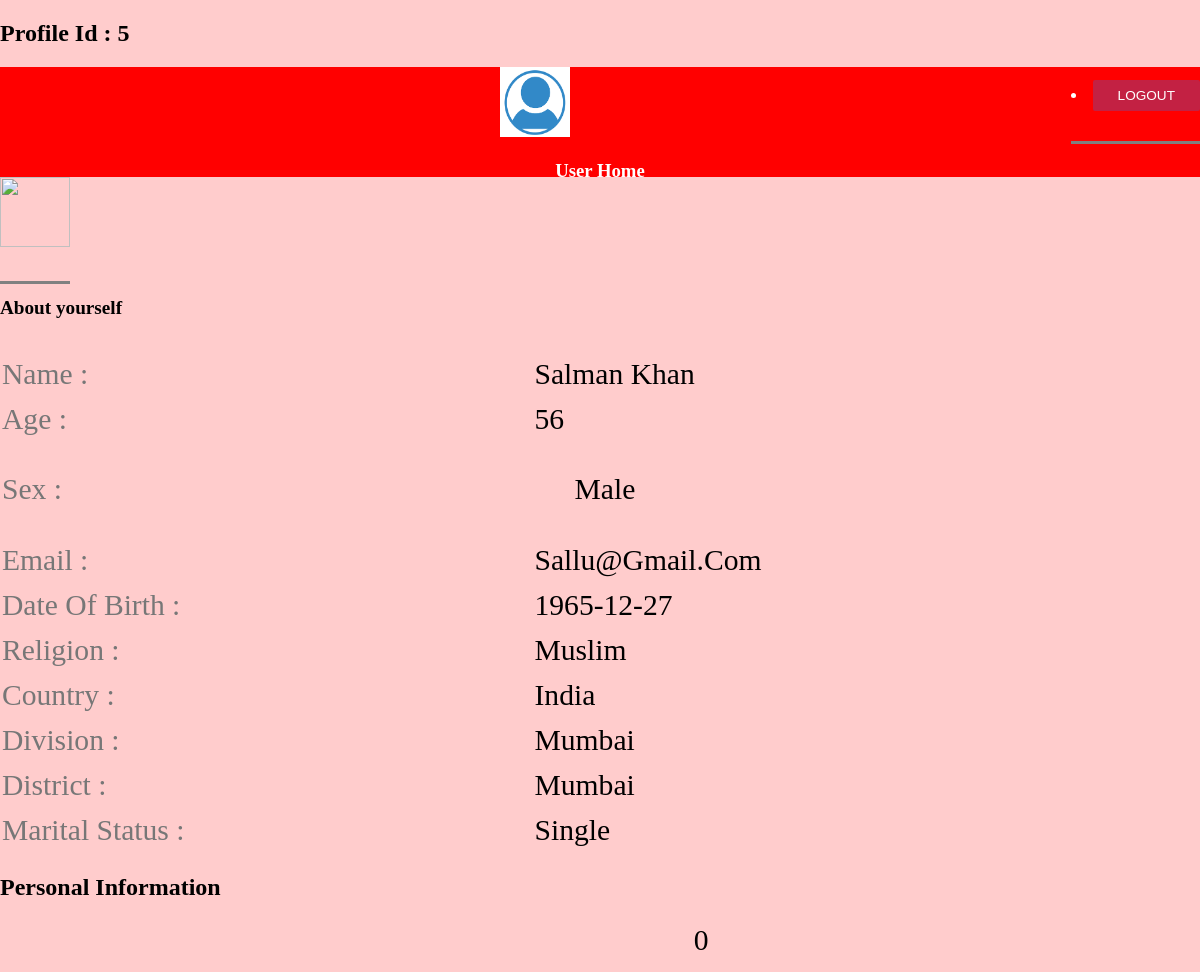
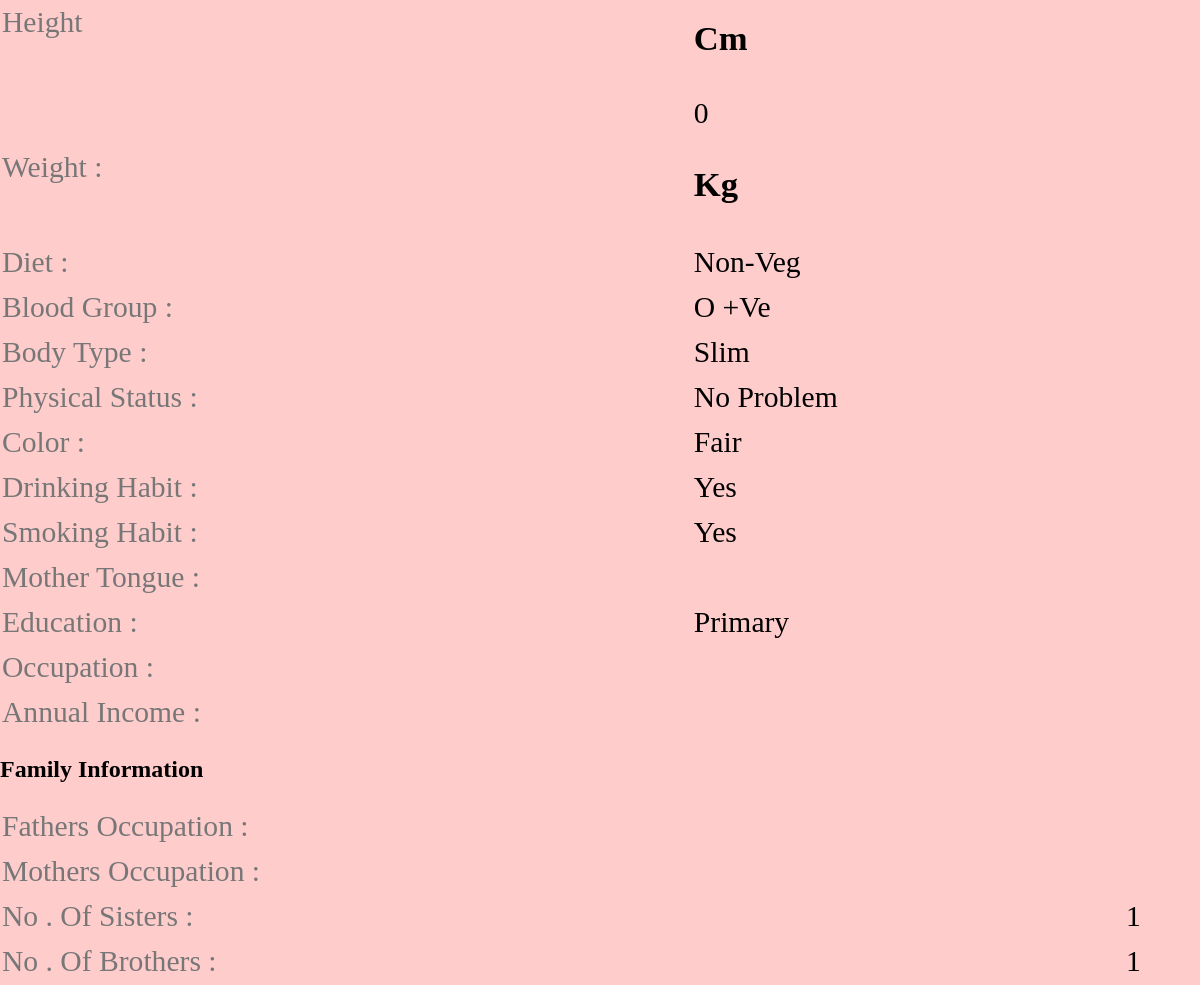
The page /profile.php?id=5 (signed in) on the database its author committed (2 pictures, top to bottom).
### tables this page shows
CREATE TABLE `customer` (
  `id` int(10) NOT NULL,
  `cust_id` int(5) NOT NULL,
  `email` varchar(60) NOT NULL,
  `age` varchar(10) NOT NULL,
  `height` int(10) NOT NULL,
  `sex` varchar(6) NOT NULL,
  `religion` varchar(20) NOT NULL,
  `division` varchar(100) NOT NULL,
  `district` varchar(20) NOT NULL,
  `country` varchar(10) NOT NULL,
  `maritalstatus` varchar(20) NOT NULL,
  `education` text NOT NULL,
  `firstname` text NOT NULL,
  `lastname` text NOT NULL,
  `phonenumber` int(11) NOT NULL,
  `body_type` text NOT NULL,
  `physical_status` text NOT NULL,
  `drink` varchar(8) NOT NULL,
  `mothertounge` text NOT NULL,
  `colour` varchar(20) NOT NULL,
  `weight` int(5) NOT NULL,
  `blood_group` varchar(5) NOT NULL,
  `diet` varchar(8) NOT NULL,
  `smoke` varchar(8) NOT NULL,
  `dateofbirth` date NOT NULL,
  `occupation` text NOT NULL,
  `annual_income` varchar(20) NOT NULL,
  `fathers_occupation` varchar(20) NOT NULL,
  `mothers_occupation` varchar(20) NOT NULL,
  `no_bro` int(5) NOT NULL,
  `no_sis` int(5) NOT NULL,
  `aboutme` text NOT NULL,
  `profilecreationdate` date NOT NULL,
`image` varchar(200)
);

### function.php (called while the page is built, shortened)
<?php
function mysqlexec($sql){
  $host="localhost";
  $username="root";
  $password="";
  $db_name="matrimony";
  $conn=mysqli_connect("$host", "$username", "$password")or die("cannot connect");
  mysqli_select_db($conn,"$db_name")or die("cannot select DB");
  if($result = mysqli_query($conn, $sql)){
    return $result;
  }
  else{
    echo mysqli_error($conn);
  }
}
?>

### profile.php (the view, shortened to what this page needs)
<?php include_once("function.php"); ?>
<?php
$id=$_GET['id'];
$profileid=$id;
$sql="SELECT * FROM customer WHERE cust_id = $id";
$result = mysqlexec($sql);
if($result){
$row=mysqli_fetch_assoc($result);
	$fname=$row['firstname'];
	$lname=$row['lastname'];
	$sex=$row['sex'];
	$email=$row['email'];
	$dob=$row['dateofbirth'];
	$religion=$row['religion'];
	$country = $row['country'];
	$division=$row['division'];
	$district=$row['district'];
	$age=$row['age'];
	$maritalstatus=$row['maritalstatus'];
	$education=$row['education'];
	$bodytype=$row['body_type'];
	$physicalstatus=$row['physical_status'];
	$drink=$row['drink'];
	$smoke=$row['smoke'];
	$bloodgroup=$row['blood_group'];
	$weight=$row['weight'];
	$height=$row['height'];
	$colour=$row['colour'];
	$diet=$row['diet'];
	$occupation=$row['occupation'];
	$income=$row['annual_income'];
	$bros=$row['no_bro'];
	$sis=$row['no_sis'];
	$image100=$row['image'];
}
else{
	echo "<script>alert(\"Invalid Profile ID\")</script>";
}
?>
<!DOCTYPE html>
<html>
<head>
	<h2>Profile Id : <?php echo $profileid;?></h2>
	<div id="leftmenu">
	<li><a href="logout.php">
		 <input type="submit" name="logout" value="LOGOUT" class="btn_1 submit">
		 </a></li></div>
	<link rel="stylesheet" type="text/css" href="style_admin.css">
</head>
<body>
	<div id="header">
<center><img src="user.png">
<h3> User Home </h3></center>
</div>
  <div class="basic_1-left">
				 <li> <img src="profile/<?php echo $profileid;?>/<?php echo $image100;?> " /> </li>
				    </div>
 <div class="tab_box">
				    	<h1>About yourself</h1>
				    </div>
 <div class="basic_1-left">
				    	  <table class="table_working_hours">
				        	<tbody>
				        		<tr class="opened">
				        			<td class="day_label"> Name  : </td>
									<td class="day_value">
  	                              <?php echo $fname . " " .$lname; ?>
  	                           </td>
                                  </tr>
                                  <tr class="opened">
									<td class="day_label">Age   : </td>
									<td class="day_value">
									<?php echo $age;?>
									</td>
								</tr>
								<tr class="opened">
									<td class="day_label">sex  :</td>
									<td class="day_value">
									  <ul>
            <?php echo $sex;?>
          </ul>
									</td>
								</tr>
								 <tr class="opened">
									<td class="day_label">Email   : </td>
									<td class="day_value">
									<?php echo $email;?>
									</td>
								</tr>
							<tr class="opened">
									<td class="day_label">Date of Birth :</td>
									<td class="day_value">
     <?php echo $dob;?>
                                </tr>
                                <tr class="opened">
                                 <td class="day_label">Religion :</td>
                                 <td class="day_value">
                        <?php echo $religion;?>
                  </td>
              </tr>
                <tr class="opened">
                                 <td class="day_label">Country :</td>
                                 <td class="day_value">
                    <?php echo  $country;?></td>
                </tr>
                <tr class="opened">
									<td class="day_label">Division :</td>
									<td class="day_value">
                     <?php echo $division;?>
                </td>
            </tr>
                    <tr class="opened">
									<td class="day_label">district :</td>
									<td class="day_value">
										 <?php echo $district;?>
									</td>
								</tr>
								<tr class="opened">
									<td class="day_label">Marital Status :</td>
									<td class="day_value">
										 <?php echo $maritalstatus;?>
									</td>
								</tr>
							</tbody>
						</table>
					</div>
                    <div class="basic_1-left">
				    	  <table class="table_working_hours">
				        	<tbody>
                    <h2>Personal Information</h2>
								<tr class="opened">
									<td class="day_label">Height</td>
									<td class="day_value closed"> <?php echo  $height;?><h3>cm</h3></td>
								</tr>
								<tr class="opened">
									<td class="day_label">Weight :</td>
									<td class="day_value closed"> <?php echo $weight;?><h3>kg</h3></td>
								</tr>
								<tr class="opened">
									<td class="day_label">Diet :</td>
									<td class="day_value closed"><div class="select-block1">
					                 <?php echo  $diet;?>
							    	</div>
							    	</td>
								</tr>
					<tr class="opened">
									<td class="day_label">Blood Group :</td>
									<td class="day_value closed"><div class="select-block1">
					               <?php echo $bloodgroup;?>
							    	</div>
							    	</td>
								</tr>
                              <tr class="opened">
									<td class="day_label">Body Type :</td>
									<td class="day_value">
										 <?php echo $bodytype;?>
              </td>
          </tr>
<tr class="opened">
									<td class="day_label">Physical Status :</td>
									<td class="day_value">
										 <?php echo $physicalstatus;?>
              </td>
          </tr>
<tr class="opened">
									<td class="day_label">color :</td>
									<td class="day_value">
						 <?php echo $colour;?>
              </td>
          </tr>
										 <tr class="opened">
									<td class="day_label">Drinking habit :</td>
									<td class="day_value">
										 <?php echo  $drink;?>
                                         </td></tr>
										 <tr class="opened">
									<td class="day_label">Smoking habit :</td>
									<td class="day_value">
										 <?php echo $smoke;?>
                                        </td></tr>
								<tr class="opened">
									<td class="day_label">Mother Tongue :</td>
									<td class="day_value closed">
								    </td>
								</tr>
								<tr class="opened">
									<td class="day_label">Education :</td>
									<td class="day_value closed">
										<div class="select-block1">
						                 <?php echo $education;?>
								    </div>
								    </td>
								</tr>
								<tr class="opened">
									<td class="day_label">Occupation :</td>
									<td class="day_value closed">  <?php echo  $occupation;?></td>
								</tr>
								<tr class="opened">
									<td class="day_label">Annual Income  :</td>
									<td class="day_value closed">  <?php echo $income;?></td>
								</tr>
							 </tbody>
				          </table>
				        </div>
 <div class="basic_1-left">
				    	  <table class="table_working_hours">
				        	<tbody>
				        	<h2>Family Information</h2>
				   <tr class="opened">
									<td class="day_label">Fathers Occupation  :</td>
									<td class="day_value closed">
									</td></tr>
 <tr class="opened">
									<td class="day_label">Mothers Occupation :</td>
									<td class="day_value closed">
										</td></tr>
 <tr class="opened">
									<td class="day_label">No . Of sisters :</td>
									<td class="day_value">
										 <?php echo $sis;?>
	            </td>
	        </tr>
 <tr class="opened">
									<td class="day_label">No . Of brothers :</td>
									<td class="day_value">
                                <?php echo  $bros;?>
	            </td>
	        </tr>
	    </tbody>
	</table>
</div>
</body>
</html>

### style_admin.css (style rules this page uses)
body { background: hsl(0,100%,90%); margin: 0px; border: 0px; }
#header { width: auto; height: 110px; background: hsl(0,100%,50%); color: white; }
#leftmenu { float: right; background: hsl(0,100%,50%); color: white; }
.basic_1-left li { padding-left:0; display: inline-block; margin-left: auto; margin-right: auto; }
li { padding-bottom: 30px; border-bottom: 3px solid grey; }
a { text-decoration:none; color:white; }
img { width: 70px; height: 70px; }
.btn_1 { padding: 6px 20px; }
.btn_1 { background: #c32143; border-radius: 2px; -webkit-border-radius: 2px; -moz-border-radius: 2px; -o-border-radius: 2px; padding: 8px 25px; display: inline-block; color: #fff; text-transform: uppercase; outline: none; border: none; margin: 1em 0 0 0; font-size: 0.85em; }
.tab_box { margin-bottom: 2em; }
.tab_box h1 { color:black; font-size:1.2em; }
.basic_1-left { padding-left:0; }
table.table_working_hours { width: 100%; }
.table_working_hours tr { border: 0; }
td.day_label { color: #777; padding:5px 0; }
.table_working_hours tr { color: #000; font-size: 1.85em; text-transform: capitalize; }

### rows shown on the page
customer: firstname "Salman", lastname "Khan", age "56", sex "Male", email "Sallu@gmail.com", dateofbirth "1965-12-27", religion "Muslim", country "India", division "Mumbai", district "Mumbai", maritalstatus "Single", height "0", weight "0", diet "Non-Veg", blood_group "O +ve", body_type "Slim", physical_status "No Problem", colour "Fair", drink "Yes", smoke "Yes", education "Primary", no_sis "1", no_bro "1"

### other values the page prints
$profileid "5"
